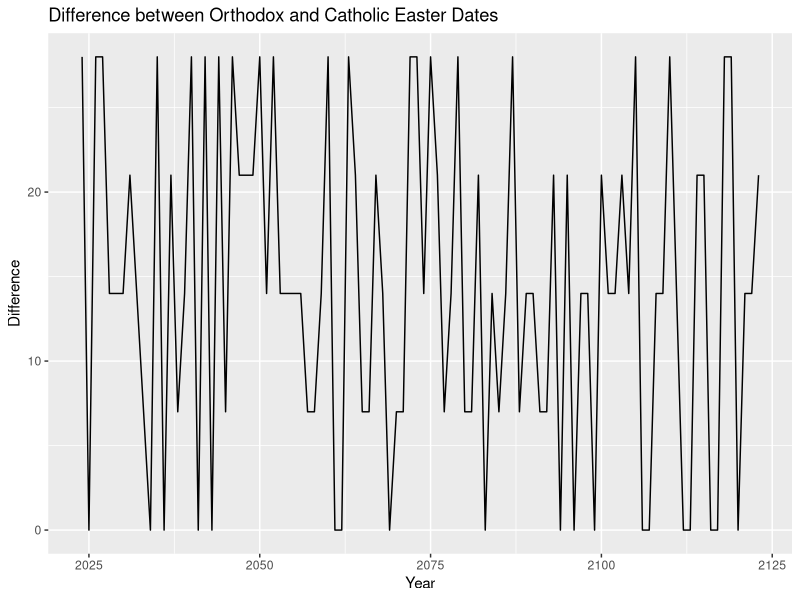

Generate this figure with R:
# Load libraries
library(ggplot2)
library(dplyr)

# Function to calculate Catholic Easter (Meeus algorithm)
catholic_easter <- function(year) {
  a <- year %% 19
  b <- year %/% 100
  c <- year %% 100
  d <- b %/% 4
  e <- b %% 4
  f <- (b + 8) %/% 25
  g <- (b - f + 1) %/% 3
  h <- (19*a + b - d - g + 15) %% 30
  i <- c %/% 4
  k <- c %% 4
  l <- (32 + 2*e + 2*i - h - k) %% 7
  m <- (a + 11*h + 22*l) %/% 451
  month <- (h + l - 7*m + 114) %/% 31
  day <- ((h + l - 7*m + 114) %% 31) + 1
  
  as.Date(paste(year, month, day, sep = "-"))
}

# Simple approximation for Orthodox Easter (for demo)
orthodox_easter <- function(year) {
  catholic <- catholic_easter(year)
  catholic + sample(c(0,7,14,21,28),1)  # approximate difference
}

# Generate data
years <- 2024:2123

data <- data.frame(
  Year = years,
  Catholic_Easter = sapply(years, catholic_easter),
  Orthodox_Easter = sapply(years, orthodox_easter)
)

# Difference
data$Difference <- as.numeric(data$Orthodox_Easter - data$Catholic_Easter)

# Summary statistics
summary(data$Difference)

# How many times dates coincide
same_dates <- sum(data$Difference == 0)
print(paste("Years with same Easter date:", same_dates))

# Average difference
avg_diff <- mean(data$Difference)
print(paste("Average difference in days:", avg_diff))

# Max difference
max_diff <- max(data$Difference)
print(paste("Maximum difference in days:", max_diff))

# Plot
ggplot(data, aes(x = Year, y = Difference)) +
  geom_line() +
  ggtitle("Difference between Orthodox and Catholic Easter Dates")
